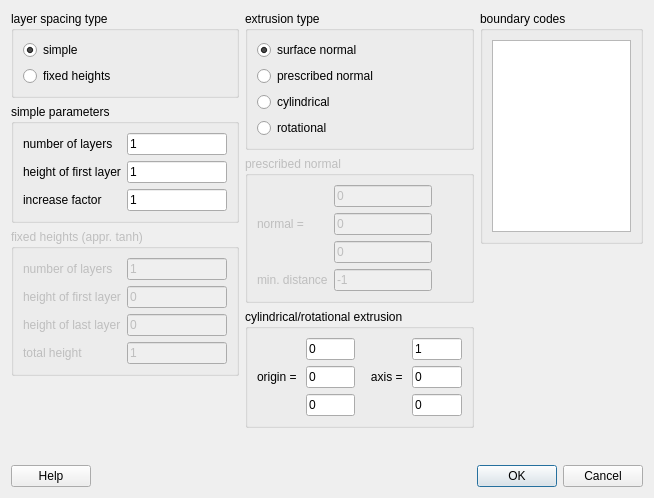
<ui version="4.0" >
 <class>GuiNormalExtrusion</class>
 <widget class="QDialog" name="GuiNormalExtrusion" >
  <property name="geometry" >
   <rect>
    <x>0</x>
    <y>0</y>
    <width>654</width>
    <height>498</height>
   </rect>
  </property>
  <property name="windowTitle" >
   <string>extrusion</string>
  </property>
  <property name="windowIcon" >
   <iconset resource="engrid.qrc" >
    <normaloff>:/icons/resources/icons/G.png</normaloff>:/icons/resources/icons/G.png</iconset>
  </property>
  <layout class="QGridLayout" name="gridLayout_3" >
   <item row="0" column="0" >
    <layout class="QVBoxLayout" >
     <item>
      <widget class="QGroupBox" name="groupBox_3" >
       <property name="title" >
        <string>layer spacing type</string>
       </property>
       <layout class="QVBoxLayout" >
        <item>
         <widget class="QRadioButton" name="radioButtonSimple" >
          <property name="text" >
           <string>simple</string>
          </property>
          <property name="checked" >
           <bool>true</bool>
          </property>
         </widget>
        </item>
        <item>
         <widget class="QRadioButton" name="radioButtonFixedHeights" >
          <property name="text" >
           <string>fixed heights</string>
          </property>
         </widget>
        </item>
       </layout>
      </widget>
     </item>
     <item>
      <widget class="QGroupBox" name="groupBoxSimple" >
       <property name="title" >
        <string>simple parameters</string>
       </property>
       <layout class="QGridLayout" >
        <item row="0" column="0" >
         <widget class="QLabel" name="label" >
          <property name="text" >
           <string>number of layers</string>
          </property>
         </widget>
        </item>
        <item row="0" column="1" >
         <widget class="QLineEdit" name="lineEditSimpleNumLayers" >
          <property name="minimumSize" >
           <size>
            <width>100</width>
            <height>0</height>
           </size>
          </property>
          <property name="text" >
           <string>1</string>
          </property>
         </widget>
        </item>
        <item row="1" column="0" >
         <widget class="QLabel" name="label_2" >
          <property name="text" >
           <string>height of first layer</string>
          </property>
         </widget>
        </item>
        <item row="2" column="0" >
         <widget class="QLabel" name="label_3" >
          <property name="text" >
           <string>increase factor</string>
          </property>
         </widget>
        </item>
        <item row="1" column="1" >
         <widget class="QLineEdit" name="lineEditSimpleHeight" >
          <property name="text" >
           <string>1</string>
          </property>
         </widget>
        </item>
        <item row="2" column="1" >
         <widget class="QLineEdit" name="lineEditSimpleIncrease" >
          <property name="text" >
           <string>1</string>
          </property>
         </widget>
        </item>
       </layout>
      </widget>
     </item>
     <item>
      <widget class="QGroupBox" name="groupBoxFixedHeights" >
       <property name="enabled" >
        <bool>false</bool>
       </property>
       <property name="title" >
        <string>fixed heights (appr. tanh)</string>
       </property>
       <layout class="QGridLayout" >
        <item row="0" column="0" >
         <widget class="QLabel" name="label_4" >
          <property name="text" >
           <string>number of layers</string>
          </property>
         </widget>
        </item>
        <item row="0" column="1" >
         <widget class="QLineEdit" name="lineEditFixedHeightsNumLayers" >
          <property name="text" >
           <string>1</string>
          </property>
         </widget>
        </item>
        <item row="1" column="1" >
         <widget class="QLineEdit" name="lineEditFixedHeightsHeightFirst" >
          <property name="text" >
           <string>0</string>
          </property>
         </widget>
        </item>
        <item row="2" column="1" >
         <widget class="QLineEdit" name="lineEditFixedHeightsHeightLast" >
          <property name="text" >
           <string>0</string>
          </property>
         </widget>
        </item>
        <item row="1" column="0" >
         <widget class="QLabel" name="label_5" >
          <property name="text" >
           <string>height of first layer</string>
          </property>
         </widget>
        </item>
        <item row="2" column="0" >
         <widget class="QLabel" name="label_6" >
          <property name="text" >
           <string>height of last layer</string>
          </property>
         </widget>
        </item>
        <item row="3" column="1" >
         <widget class="QLineEdit" name="lineEditFixedHeightsTotalHeight" >
          <property name="text" >
           <string>1</string>
          </property>
         </widget>
        </item>
        <item row="3" column="0" >
         <widget class="QLabel" name="label_7" >
          <property name="text" >
           <string>total height</string>
          </property>
         </widget>
        </item>
       </layout>
      </widget>
     </item>
     <item>
      <spacer>
       <property name="orientation" >
        <enum>Qt::Vertical</enum>
       </property>
       <property name="sizeHint" stdset="0" >
        <size>
         <width>216</width>
         <height>31</height>
        </size>
       </property>
      </spacer>
     </item>
    </layout>
   </item>
   <item row="0" column="1" >
    <layout class="QVBoxLayout" name="verticalLayout" >
     <item>
      <widget class="QGroupBox" name="groupBox_2" >
       <property name="title" >
        <string>extrusion type</string>
       </property>
       <layout class="QVBoxLayout" name="verticalLayout_2" >
        <item>
         <widget class="QRadioButton" name="radioButtonNormal" >
          <property name="text" >
           <string>surface normal</string>
          </property>
          <property name="checked" >
           <bool>true</bool>
          </property>
         </widget>
        </item>
        <item>
         <widget class="QRadioButton" name="radioButtonFixed" >
          <property name="enabled" >
           <bool>true</bool>
          </property>
          <property name="text" >
           <string>prescribed normal</string>
          </property>
         </widget>
        </item>
        <item>
         <widget class="QRadioButton" name="radioButtonCylinder" >
          <property name="text" >
           <string>cylindrical</string>
          </property>
         </widget>
        </item>
        <item>
         <widget class="QRadioButton" name="radioButtonRotation" >
          <property name="text" >
           <string>rotational</string>
          </property>
         </widget>
        </item>
       </layout>
      </widget>
     </item>
     <item>
      <widget class="QGroupBox" name="groupBoxFixed" >
       <property name="enabled" >
        <bool>false</bool>
       </property>
       <property name="title" >
        <string>prescribed normal</string>
       </property>
       <layout class="QGridLayout" name="gridLayout_2" >
        <item row="0" column="1" >
         <widget class="QLineEdit" name="lineEditFixedNX" >
          <property name="text" >
           <string>0</string>
          </property>
         </widget>
        </item>
        <item row="1" column="0" >
         <widget class="QLabel" name="label_10" >
          <property name="text" >
           <string>normal = </string>
          </property>
         </widget>
        </item>
        <item row="1" column="1" >
         <widget class="QLineEdit" name="lineEditFixedNY" >
          <property name="text" >
           <string>0</string>
          </property>
         </widget>
        </item>
        <item row="2" column="1" >
         <widget class="QLineEdit" name="lineEditFixedNZ" >
          <property name="text" >
           <string>0</string>
          </property>
         </widget>
        </item>
        <item row="0" column="2" >
         <spacer name="horizontalSpacer" >
          <property name="orientation" >
           <enum>Qt::Horizontal</enum>
          </property>
          <property name="sizeHint" stdset="0" >
           <size>
            <width>40</width>
            <height>20</height>
           </size>
          </property>
         </spacer>
        </item>
        <item row="3" column="1" >
         <widget class="QLineEdit" name="lineEditFixedDist" >
          <property name="text" >
           <string>-1</string>
          </property>
         </widget>
        </item>
        <item row="3" column="0" >
         <widget class="QLabel" name="label_11" >
          <property name="text" >
           <string>min. distance</string>
          </property>
         </widget>
        </item>
       </layout>
      </widget>
     </item>
     <item>
      <widget class="QGroupBox" name="groupBoxCylinder" >
       <property name="enabled" >
        <bool>true</bool>
       </property>
       <property name="title" >
        <string>cylindrical/rotational extrusion</string>
       </property>
       <layout class="QGridLayout" name="gridLayout" >
        <item row="0" column="1" >
         <widget class="QLineEdit" name="lineEditCylinderX0" >
          <property name="text" >
           <string>0</string>
          </property>
         </widget>
        </item>
        <item row="0" column="3" >
         <widget class="QLineEdit" name="lineEditCylinderNX" >
          <property name="text" >
           <string>1</string>
          </property>
         </widget>
        </item>
        <item row="1" column="0" >
         <widget class="QLabel" name="label_8" >
          <property name="text" >
           <string>origin = </string>
          </property>
         </widget>
        </item>
        <item row="1" column="1" >
         <widget class="QLineEdit" name="lineEditCylinderY0" >
          <property name="text" >
           <string>0</string>
          </property>
         </widget>
        </item>
        <item row="1" column="2" >
         <widget class="QLabel" name="label_9" >
          <property name="text" >
           <string>   axis = </string>
          </property>
         </widget>
        </item>
        <item row="1" column="3" >
         <widget class="QLineEdit" name="lineEditCylinderNY" >
          <property name="text" >
           <string>0</string>
          </property>
         </widget>
        </item>
        <item row="2" column="1" >
         <widget class="QLineEdit" name="lineEditCylinderZ0" >
          <property name="text" >
           <string>0</string>
          </property>
         </widget>
        </item>
        <item row="2" column="3" >
         <widget class="QLineEdit" name="lineEditCylinderNZ" >
          <property name="text" >
           <string>0</string>
          </property>
         </widget>
        </item>
       </layout>
      </widget>
     </item>
     <item>
      <spacer name="verticalSpacer" >
       <property name="orientation" >
        <enum>Qt::Vertical</enum>
       </property>
       <property name="sizeHint" stdset="0" >
        <size>
         <width>20</width>
         <height>40</height>
        </size>
       </property>
      </spacer>
     </item>
    </layout>
   </item>
   <item row="0" column="2" >
    <layout class="QVBoxLayout" >
     <item>
      <widget class="QGroupBox" name="groupBox" >
       <property name="title" >
        <string>boundary codes</string>
       </property>
       <layout class="QVBoxLayout" >
        <item>
         <widget class="QListWidget" name="listWidget" />
        </item>
       </layout>
      </widget>
     </item>
     <item>
      <spacer>
       <property name="orientation" >
        <enum>Qt::Vertical</enum>
       </property>
       <property name="sizeHint" stdset="0" >
        <size>
         <width>20</width>
         <height>40</height>
        </size>
       </property>
      </spacer>
     </item>
    </layout>
   </item>
   <item row="2" column="0" colspan="3" >
    <layout class="QHBoxLayout" >
     <item>
      <widget class="QPushButton" name="pushButtonHelp" >
       <property name="text" >
        <string>Help</string>
       </property>
      </widget>
     </item>
     <item>
      <widget class="QDialogButtonBox" name="buttonBox" >
       <property name="orientation" >
        <enum>Qt::Horizontal</enum>
       </property>
       <property name="standardButtons" >
        <set>QDialogButtonBox::Cancel|QDialogButtonBox::Ok</set>
       </property>
      </widget>
     </item>
    </layout>
   </item>
   <item row="1" column="1" >
    <spacer>
     <property name="orientation" >
      <enum>Qt::Vertical</enum>
     </property>
     <property name="sizeHint" stdset="0" >
      <size>
       <width>20</width>
       <height>16</height>
      </size>
     </property>
    </spacer>
   </item>
  </layout>
 </widget>
 <resources>
  <include location="engrid.qrc" />
 </resources>
 <connections>
  <connection>
   <sender>buttonBox</sender>
   <signal>rejected()</signal>
   <receiver>GuiNormalExtrusion</receiver>
   <slot>reject()</slot>
   <hints>
    <hint type="sourcelabel" >
     <x>68</x>
     <y>196</y>
    </hint>
    <hint type="destinationlabel" >
     <x>195</x>
     <y>104</y>
    </hint>
   </hints>
  </connection>
  <connection>
   <sender>buttonBox</sender>
   <signal>accepted()</signal>
   <receiver>GuiNormalExtrusion</receiver>
   <slot>accept()</slot>
   <hints>
    <hint type="sourcelabel" >
     <x>68</x>
     <y>196</y>
    </hint>
    <hint type="destinationlabel" >
     <x>195</x>
     <y>104</y>
    </hint>
   </hints>
  </connection>
  <connection>
   <sender>radioButtonSimple</sender>
   <signal>toggled(bool)</signal>
   <receiver>groupBoxSimple</receiver>
   <slot>setEnabled(bool)</slot>
   <hints>
    <hint type="sourcelabel" >
     <x>123</x>
     <y>46</y>
    </hint>
    <hint type="destinationlabel" >
     <x>123</x>
     <y>159</y>
    </hint>
   </hints>
  </connection>
  <connection>
   <sender>radioButtonFixedHeights</sender>
   <signal>toggled(bool)</signal>
   <receiver>groupBoxFixedHeights</receiver>
   <slot>setEnabled(bool)</slot>
   <hints>
    <hint type="sourcelabel" >
     <x>123</x>
     <y>69</y>
    </hint>
    <hint type="destinationlabel" >
     <x>123</x>
     <y>286</y>
    </hint>
   </hints>
  </connection>
  <connection>
   <sender>radioButtonFixed</sender>
   <signal>toggled(bool)</signal>
   <receiver>groupBoxFixed</receiver>
   <slot>setEnabled(bool)</slot>
   <hints>
    <hint type="sourcelabel" >
     <x>351</x>
     <y>66</y>
    </hint>
    <hint type="destinationlabel" >
     <x>391</x>
     <y>175</y>
    </hint>
   </hints>
  </connection>
 </connections>
</ui>
